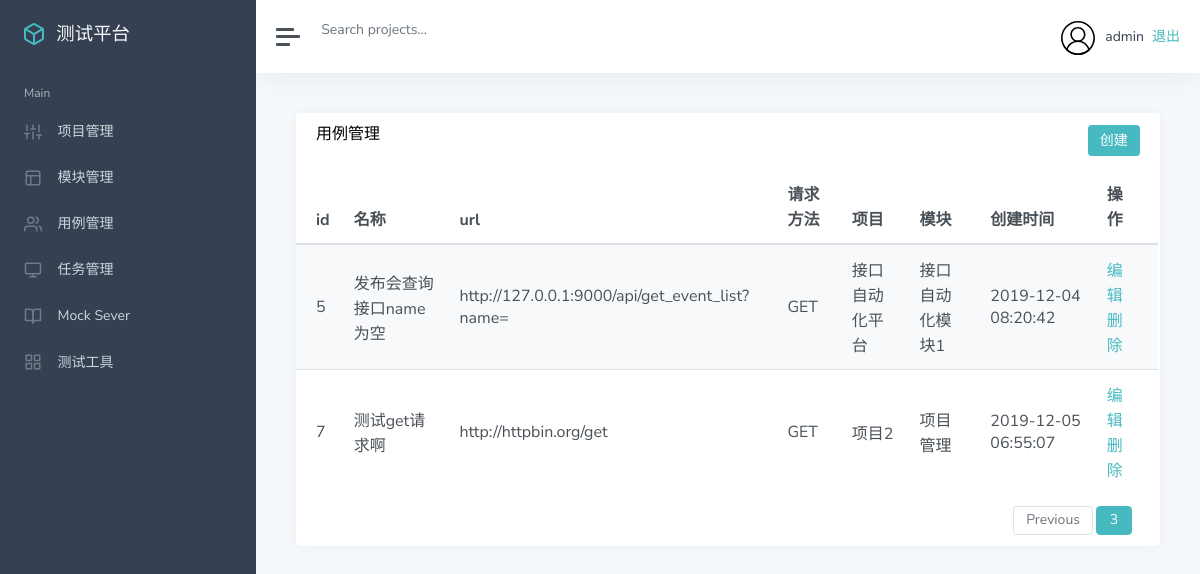
The page /case/list_case/?page=3 (signed in) on the database its author committed.
### app_case/models.py (models this page shows, shortened)
class TestCase(models.Model):
    module = models.ForeignKey(Module, on_delete=models.CASCADE)
    name = models.CharField("名称", max_length=50, null=False)
    url = models.TextField("URL",null=False)
    method = models.IntegerField("请求方法", null=False)
    header = models.TextField("请求头", null=False)
    parameter_type = models.IntegerField("参数类型", null=False)
    parameter_body = models.TextField("参数内容", null=False)
    result = models.TextField("结果", null=False)
    assert_type = models.IntegerField("断言类型", null=False)
    assert_text = models.TextField("结果", null=False)
    update_time = models.DateTimeField("更新时间", auto_now=True)
    create_time = models.DateTimeField("创建时间", auto_now_add=True)

### app_manage/models.py (models this page shows)
class Module(models.Model):
    project = models.ForeignKey(Project, on_delete=models.CASCADE)
    name = models.CharField("名称", max_length=100, null=False, default='')
    describe = models.TextField("描述", default="")
    update_time = models.DateTimeField("更新时间", auto_now=True)
    create_time = models.DateTimeField("创建时间", auto_now_add=True)
    def __str__(self):
        return self.name

class Project(models.Model):
    name = models.CharField("名称", max_length=100, null=False, default='')
    describe = models.TextField("描述", default="")
    status = models.BooleanField("状态", default=True)
    update_time = models.DateTimeField("更新时间", auto_now=True)
    create_time = models.DateTimeField("创建时间", auto_now_add=True)
    def __str__(self):
        return self.name

### app_case/views.py (the view)
# urls.py: path('list_case/', views.list_case),
def list_case(request):
    case_projects = TestCase.objects.all()
    p = Paginator(case_projects, 2)
    page = request.GET.get('page')
    print('page-------------------->',page)
    if page == '':
        page = 1
    try:
        case_projects = p.page(page)
    except PageNotAnInteger:
        case_projects = p.page(1)
    except EmptyPage:
        case_projects = p.page(p.num_pages)
    return render(request,'case/list.html',{
        'case_projects':case_projects
    })

### templates/case/list.html (shortened to what this page needs)
{% extends "manage.html" %}
{% block manage %}
<div class="card flex-fill">
    <div class="card-header">
        <h5 class="card-title mb-0" style="float:left">用例管理</h5>
        <button onclick="add()" type="button" class="btn btn-primary" style="float:right">创建</button>
    </div>
    <div id="datatables-dashboard-traffic_wrapper" class="dataTables_wrapper dt-bootstrap4 no-footer">
        <div class="row">
            <div class="col-sm-12">
                <table id="datatables-dashboard-traffic" class="table table-striped my-0 dataTable no-footer"
                    role="grid" aria-describedby="datatables-dashboard-traffic_info">
                    <thead>
                        <tr role="row">
                            <th>id</th>
                            <th>名称</th>
                            <th>url</th>
                            <th>请求方法</th>
                            <th>项目</th>
                            <th>模块</th>
                            <th>创建时间</th>
                            <th>操作</th>
                        </tr>
                    </thead>
                    <tbody>
                        {% for c in case_projects %}
                        <tr role="row" class="odd">
                            <td>{{ c.id }}</td>
                            <td>{{ c.name }}</td>
                            <td>{{ c.url }}</td>
                            {% if c.method == 1 %}
                                <td>GET</td>
                            {% endif %}
                            <td>{{ c.module.project }}</td>
                            <td>{{ c.module }}</td>
                            <td>{{ c.create_time | date:"Y-m-d H:i:s"}}</td>
                            <td>
                                <a href="/case/edit_case/{{c.id}}/">编辑</a>
                                <a style="color:#47bac1" onclick="case_delete({{ c.id }})">删除</a>
                            </td>
                        </tr>
                        {% endfor %}
                    </tbody>
                </table>
            </div>
        </div>
        <div class="row">
            <div class="col-sm-12 col-md-5">
                <div class="dataTables_info" id="datatables-dashboard-traffic_info" role="status" aria-live="polite">
                </div>
            </div>
            <div class="col-sm-12 col-md-7">
                <div class="dataTables_paginate paging_simple_numbers" id="datatables-dashboard-traffic_paginate">
                    <ul class="pagination">
                        <li class="paginate_button page-item previous"
                            id="datatables-dashboard-traffic_previous">
                            {% if case_projects.has_previous %}
                            <a href="?page={{ case_projects.previous_page_number }}" aria-controls="datatables-dashboard-traffic" data-dt-idx="0" tabindex="0"
                                class="page-link">Previous</a>
                            {% endif %}
                        </li>
                        <li class="paginate_button page-item active">
                            <a href="#" aria-controls="datatables-dashboard-traffic" data-dt-idx="1" tabindex="0"
                                class="page-link">{{ case_projects.number }}</a>
                        </li>
                    </ul>
                </div>
            </div>
        </div>
    </div>
</div>
{% endblock %}

### templates/manage.html (shortened to what this page needs)
{% extends "base.html" %}
{% block base %}
<div class="wrapper">
    <nav id="sidebar" class="sidebar">
        <div class="sidebar-content ">
            <a class="sidebar-brand" href="index.html">
                <span class="align-middle">测试平台</span>
            </a>
            <ul class="sidebar-nav">
                <li class="sidebar-header">
                    Main
                </li>
                <li class="sidebar-item">
                    <a href="/manage/project_list/" class="sidebar-link" aria-expanded="true">
                        <span class="align-middle">项目管理</span>
                    </a>
                </li>
                <li class="sidebar-item">
                    <a href="/manage/module_list/" class="sidebar-link collapsed">
                        <span class="align-middle">模块管理</span>
                    </a>
                </li>
                <li class="sidebar-item">
                    <a href="/case/list_case/" class="sidebar-link collapsed">
                        <span class="align-middle">用例管理</span>
                    </a>
                </li>
                <li class="sidebar-item">
                    <a href="/task/task_list/" class="sidebar-link collapsed">
                        <span class="align-middle">任务管理</span>
                    </a>
                </li>
                <li class="sidebar-item">
                    <a href="#documentation" class="sidebar-link collapsed">
                        <span class="align-middle">Mock Sever</span>
                    </a>
                </li>
                <li class="sidebar-item">
                    <a href="#ui" class="sidebar-link collapsed">
                        <span class="align-middle">测试工具</span>
                    </a>
                </li>
            </ul>
        </div>
    </nav>
    <div class="main">
        <nav class="navbar navbar-expand navbar-light bg-white">
            <a class="sidebar-toggle d-flex mr-2">
                <i class="hamburger align-self-center"></i>
            </a>
            <form class="form-inline d-none d-sm-inline-block">
                <input class="form-control form-control-no-border mr-sm-2" type="text" placeholder="Search projects..."
                       aria-label="Search">
            </form>
            <div class="navbar-collapse collapse">
                <ul class="navbar-nav ml-auto">
                    <li class="nav-item dropdown">
                        <a class="nav-link d-none d-sm-inline-block" href="#" data-toggle="dropdown">
                            <img src="/static/img/user.svg" class="avatar img-fluid rounded-circle mr-1"
                                 alt="Chris Wood">
                            <span class="text-dark">{{ user }}</span>
                            <a href="/logout/">退出</a>
                        </a>
                    </li>
                </ul>
            </div>
        </nav>
        <main class="content">
            <div class="container-fluid p-0">
                {% block manage %}
                {% endblock %}
            </div>
        </main>
    </div>
</div>
{% endblock %}

### rows shown on the page
TestCase: id "5", name "发布会查询接口name为空", url "http://127.0.0.1:9000/api/get_event_list?name=", method "GET", module.project "接口自动化平台", module "接口自动化模块1", create_time "2019-12-04 08:20:42"
TestCase: id "7", name "测试get请求啊", url "http://httpbin.org/get", method "GET", module.project "项目2", module "项目管理", create_time "2019-12-05 06:55:07"

### other values the page prints
{{ user }} "admin"
{{ case_projects.number }} "3"
